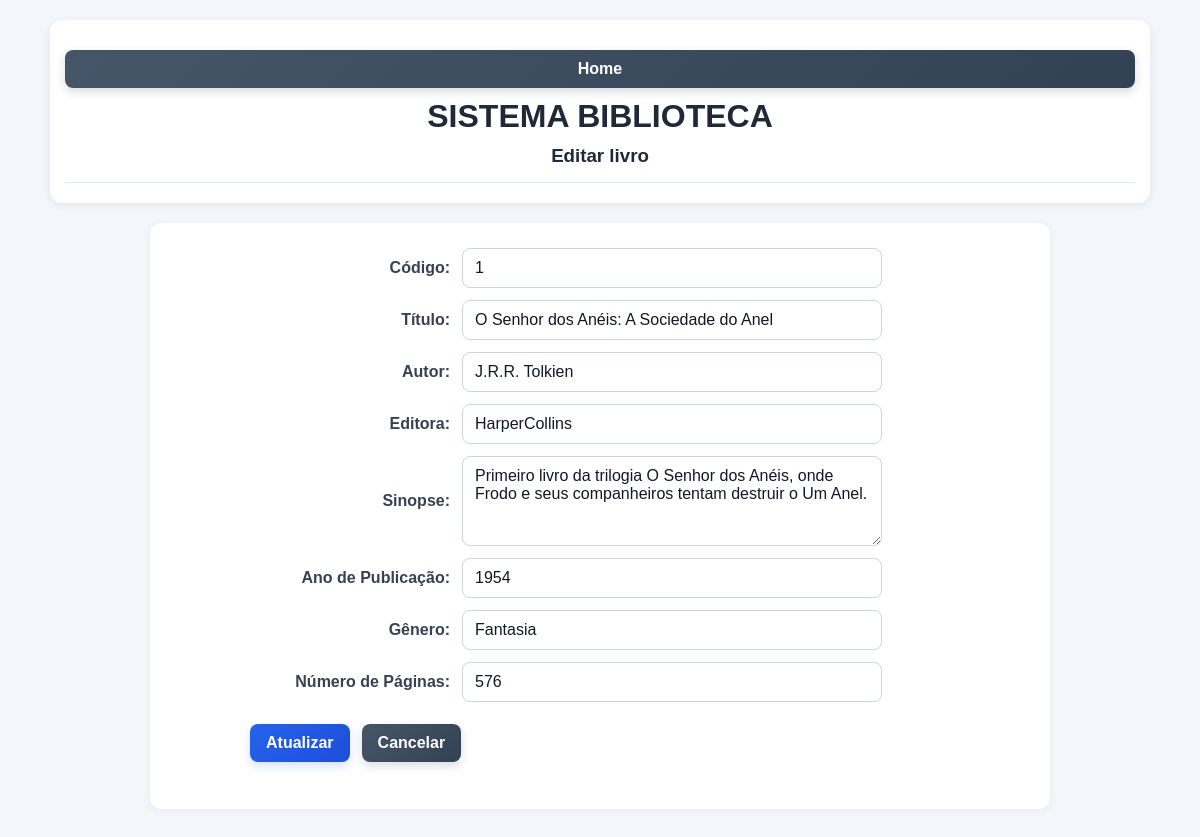
Screenshot of /books/editar.php?codlivro=1 (signed in) with the database file from the repository.
### tables this page shows
CREATE TABLE `livros` (
    `CodLivro` int(11) NOT NULL,
    `Titulo` varchar(255) DEFAULT NULL,
    `Autor` varchar(255) DEFAULT NULL,
    `Editora` varchar(255) DEFAULT NULL,
    `Sinopse` varchar(255) DEFAULT NULL,
    `AnoPublicacao` int(11) DEFAULT NULL,
    `Genero` varchar(255) DEFAULT NULL,
    `Paginas` int(11) DEFAULT NULL
  );

### books/editar.php (the view, shortened to what this page needs)
<?php
include "../db.php";
$codlivro = filter_input(INPUT_GET, 'codlivro', FILTER_VALIDATE_INT);
$sql = "SELECT * FROM livros WHERE CodLivro = ?";
$stmt = $conn->prepare($sql);
$stmt->bind_param("i", $codlivro);
$stmt->execute();
$result = $stmt->get_result();
$livro = $result->fetch_assoc();
?>
<!DOCTYPE html>
<html lang="pt-BR">
<head>
    <link rel="stylesheet" href="../style.css">
</head>
<body>
    <header>
        <a href="../index.html" class="button secondary" title="Voltar ao início">Home</a>
        <h1 class="text-center">SISTEMA BIBLIOTECA</h1>
        <h3 class="text-center">Editar livro</h3>
        <hr>
    </header>
    <main class="container">
        <form action="atualizar.php" method="post">
            <div>
                <label for="codlivro">Código:</label>
                <input type="text" id="codlivro" name="codlivro" readonly value="<?php echo htmlspecialchars($livro['CodLivro']); ?>" required />
            </div>
            <div>
                <label for="titulo">Título:</label>
                <input type="text" id="titulo" name="titulo" value="<?php echo htmlspecialchars($livro['Titulo']); ?>" required />
            </div>
            <div>
                <label for="autor">Autor:</label>
                <input type="text" id="autor" name="autor" value="<?php echo htmlspecialchars($livro['Autor']); ?>" required />
            </div>
            <div>
                <label for="editora">Editora:</label>
                <input type="text" id="editora" name="editora" value="<?php echo htmlspecialchars($livro['Editora']); ?>" required />
            </div>
            <div>
                <label for="sinopse">Sinopse:</label>
                <textarea id="sinopse" name="sinopse" required><?php echo htmlspecialchars($livro['Sinopse']); ?></textarea>
            </div>
            <div>
                <label for="ano_pub">Ano de Publicação:</label>
                <input type="number" id="ano_pub" name="ano_pub" value="<?php echo htmlspecialchars($livro['AnoPublicacao']); ?>" required />
            </div>
            <div>
                <label for="genero">Gênero:</label>
                <input type="text" id="genero" name="genero" value="<?php echo htmlspecialchars($livro['Genero']); ?>" required />
            </div>
            <div>
                <label for="paginas">Número de Páginas:</label>
                <input type="number" id="paginas" name="paginas" value="<?php echo htmlspecialchars($livro['Paginas']); ?>" required />
            </div>
            <div>
                <button type="submit">Atualizar</button>
                <a href="listar.php" class="button secondary">Cancelar</a>
            </div>
        </form>
    </main>
</body>
</html>

### style.css (style rules this page uses)
* { box-sizing: border-box; }
body { font-family: Arial, sans-serif; background: #f3f6fb; color: #1f2937; margin: 0; padding: 20px; }
header { background: #ffffff; border-radius: 12px; padding: 20px 15px; margin: 0 auto 20px; max-width: 1100px; box-shadow: 0 2px 8px rgba(0, 0, 0, 0.08); }
h1, h2, h3 { color: #1f2937; margin: 10px 0; }
hr { border: 0; border-top: 1px solid #dfe7f1; margin: 15px 0 0; }
main { max-width: 1100px; margin: 0 auto; }
.container { display: flex; flex-direction: column; align-items: center; margin: 20px auto; max-width: 900px; background: #fff; border-radius: 12px; box-shadow: 0 2px 10px rgba(0, 0, 0, 0.05); padding: 25px; }
form { width: 100%; max-width: 700px; }
form > div { display: flex; align-items: center; margin-bottom: 12px; gap: 12px; }
label { width: 200px; text-align: right; display: inline-block; font-weight: 600; color: #374151; }
input, textarea, select, button { font: inherit; }
input, textarea, select { width: 100%; max-width: 420px; padding: 10px 12px; border: 1px solid #cbd5e1; border-radius: 8px; background: #fff; color: #111827; }
textarea { min-height: 90px; resize: vertical; }
button, .button { display: inline-block; padding: 10px 16px; border: none; border-radius: 8px; background: linear-gradient(135deg, #2563eb, #1d4ed8); color: #fff; text-decoration: none; font-weight: 600; cursor: pointer; transition: transform 0.2s ease, box-shadow 0.2s ease, opacity 0.2s ease; box-shadow: 0 4px 10px rgba(37, 99, 235, 0.2); }
.button { display: block; margin: 10px 0; text-align: center; }
.button.secondary { background: linear-gradient(135deg, #475569, #334155); box-shadow: 0 4px 10px rgba(71, 85, 105, 0.2); }
.text-center { text-align: center; }

### rows the page displays
livros: codlivro "1", titulo "O Senhor dos Anéis: A Sociedade do Anel", autor "J.R.R. Tolkien", editora "HarperCollins", sinopse "Primeiro livro da trilogia O Senhor dos Anéis, onde Frodo e seus companheiros tentam destruir o Um Anel.", ano_pub "1954", genero "Fantasia", paginas "576"
